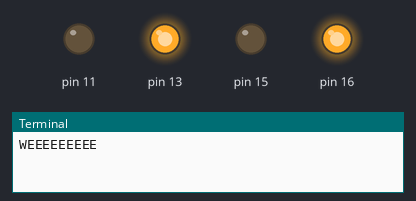
Recording of a program running on a simulated Raspberry Pi (header pin numbers). Parts: output pins drawn as LEDs (lit = HIGH), the last lines printed to the terminal.

Above: at 0.05 s.
At 2.76 s:
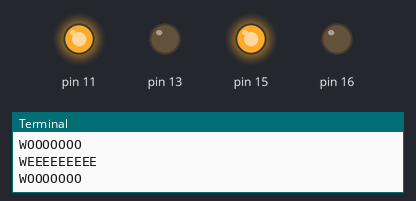
Timing chart, 0 to 3.1 s (numbered marks = the images above):
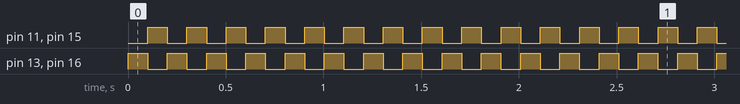

The program:

policelightbutton.py
```python
import RPi.GPIO as GPIO
import time

bluePin1 = 11
redPin1 = 13
bluePin2 = 15
redPin2 =16

GPIO.setmode(GPIO.BOARD)
GPIO.setup(8, GPIO.IN, pull_up_down=GPIO.PUD_DOWN)

def blink(pin):
    GPIO.setup(pin, GPIO.OUT)
    GPIO.output(pin, GPIO.HIGH)

def turnOff(pin):
    GPIO.setup(pin, GPIO.OUT)
    GPIO.output(pin, GPIO.LOW)

def redOn():
    blink(redPin1)
    blink(redPin2)

def redOff():
    turnOff(redPin1)
    turnOff(redPin2)

def blueOn():
    blink(bluePin1)
    blink(bluePin2)

def blueOff():
    turnOff(bluePin1)
    turnOff(bluePin2)

def policelights():
    redOn()
    print("WEEEEEEEEE")
    time.sleep(.1)
    redOff()
    blueOn()
    print("WOOOOOOO")
    time.sleep(.1)
    blueOff()

def stripe():
    blink(redPin1)
    time.sleep(.5)
    turnOff(redPin1)
    blink(bluePin1)
    time.sleep(.5)
    turnOff(bluePin1)
    blink(redPin2)
    time.sleep(.5)
    turnOff(redPin2)
    blink(bluePin2)
    time.sleep(.5)
    turnOff(bluePin2)


def main():

    while True: # Run forever
        policelights()
main()
```

Measured:
- by itself, pin 11, pin 13, pin 15, pin 16: alternates HIGH for 0.10 s and LOW for 0.10 s
